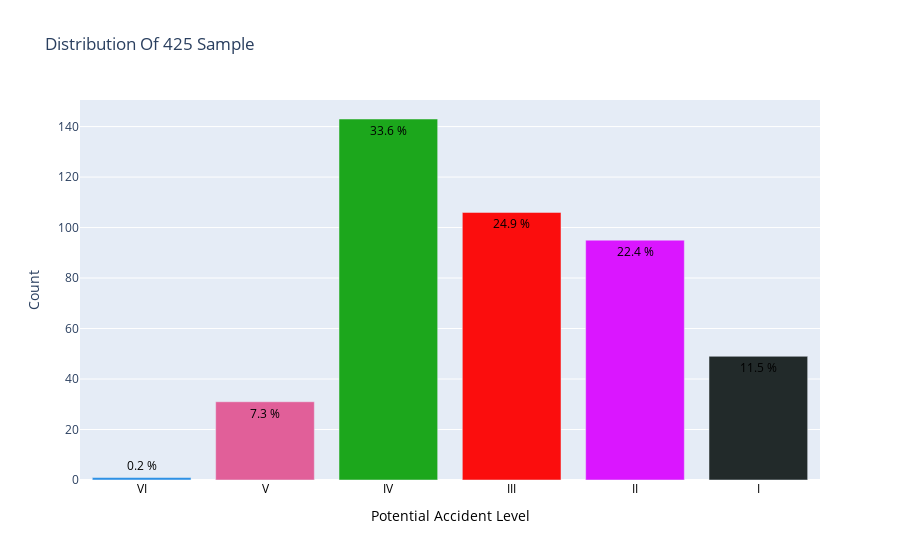

The cell this chart's notebook holds for it:
### Markdown cell above
### Potential Accident Level:

### Code cell
data = df2['Potential Accident Level'].value_counts().sort_index(ascending=False)
trace = go.Bar(x = data.index,
               text = ['{:.1f} %'.format(val) for val in (data.values / df2.shape[0] * 100)],
               textposition = 'auto',
               textfont = dict(color = '#000000'),
               y = data.values,
               marker_color=px.colors.qualitative.Dark24,
               
               )
# Create layout
layout = dict(title = 'Distribution Of {} Sample'.format(df2.shape[0]),
              xaxis = dict(title = 'Potential Accident Level',color = '#000000'),
              yaxis = dict(title = 'Count'))
# Create plot
fig = go.Figure(data=[trace], layout=layout)
fig.show(renderer="colab")
iplot(fig)

### Figure 1 — Plotly figure (JSON) as saved in the notebook; plotly's stock layout.template omitted (floating-point values rounded to 4 significant figures)
{"data": [{"textposition": "auto", "textfont": {"color": "#000000"}, "text": ["0.2 %", "7.3 %", "33.6 %", "24.9 %", "22.4 %", "11.5 %"], "y": [1, 31, 143, 106, 95, 49], "marker": {"color": ["#2E91E5", "#E15F99", "#1CA71C", "#FB0D0D", "#DA16FF", "#222A2A", "#B68100", "#750D86", "#EB663B", "#511CFB", "#00A08B", "#FB00D1", "#FC0080", "#B2828D", "#6C7C32", "#778AAE", "#862A16", "#A777F1", "#620042", "#1616A7", "#DA60CA", "#6C4516", "#0D2A63", "#AF0038"]}, "x": ["VI", "V", "IV", "III", "II", "I"], "type": "bar"}], "layout": {"yaxis": {"title": {"text": "Count"}}, "xaxis": {"color": "#000000", "title": {"text": "Potential Accident Level"}}, "title": {"text": "Distribution Of 425 Sample"}}}
